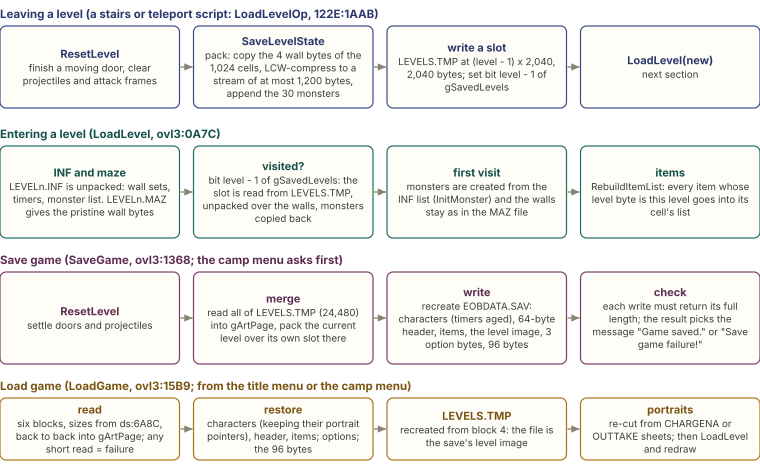

Write Python code to recreate this figure.
import sys; sys.path.insert(0, '.')
from figlib import *

c = Canvas(760, 470)
def lane(y, title, kind, steps, h=92):
    tc, sc, fc = PAL[kind]
    c.text(0, y - 8, title, size=11.5, weight=700, color=tc)
    n = len(steps)
    bw = (760 - 14 * (n - 1)) / n
    for i, (t, b) in enumerate(steps):
        x = i * (bw + 14)
        c.box(x, y, bw, h, kind, t, [b], size=9.8, tsize=11, fill=CARD)
        if i < n - 1:
            c.arrow([(x + bw + 1, y + h / 2), (x + bw + 13, y + h / 2)], color=GREY)
lane(26, "Leaving a level (a stairs or teleport script: LoadLevelOp, 122E:1AAB)", "navy", [
    ("ResetLevel", "finish a moving door, clear projectiles and attack frames"),
    ("SaveLevelState", "pack: copy the 4 wall bytes of the 1,024 cells, LCW-compress to a stream of at most 1,200 bytes, append the 30 monsters"),
    ("write a slot", "LEVELS.TMP at (level - 1) x 2,040, 2,040 bytes; set bit level - 1 of gSavedLevels"),
    ("LoadLevel(new)", "next section"),
], 82)
lane(146, "Entering a level (LoadLevel, ovl3:0A7C)", "teal", [
    ("INF and maze", "LEVELn.INF is unpacked: wall sets, timers, monster list. LEVELn.MAZ gives the pristine wall bytes"),
    ("visited?", "bit level - 1 of gSavedLevels: the slot is read from LEVELS.TMP, unpacked over the walls, monsters copied back"),
    ("first visit", "monsters are created from the INF list (InitMonster) and the walls stay as in the MAZ file"),
    ("items", "RebuildItemList: every item whose level byte is this level goes into its cell's list"),
], 92)
lane(272, "Save game (SaveGame, ovl3:1368; the camp menu asks first)", "plum", [
    ("ResetLevel", "settle doors and projectiles"),
    ("merge", "read all of LEVELS.TMP (24,480) into gArtPage, pack the current level over its own slot there"),
    ("write", "recreate EOBDATA.SAV: characters (timers aged), 64-byte header, items, the level image, 3 option bytes, 96 bytes"),
    ("check", "each write must return its full length; the result picks the message \"Game saved.\" or \"Save game failure!\""),
], 92)
lane(398, "Load game (LoadGame, ovl3:15B9; from the title menu or the camp menu)", "ochre", [
    ("read", "six blocks, sizes from ds:6A8C, back to back into gArtPage; any short read = failure"),
    ("restore", "characters (keeping their portrait pointers), header, items; options; the 96 bytes"),
    ("LEVELS.TMP", "recreated from block 4: the file is the save's level image"),
    ("portraits", "re-cut from CHARGENA or OUTTAKE sheets; then LoadLevel and redraw"),
], 62)
c.h = 470
c.save("figs/arc_savedata.svg")
